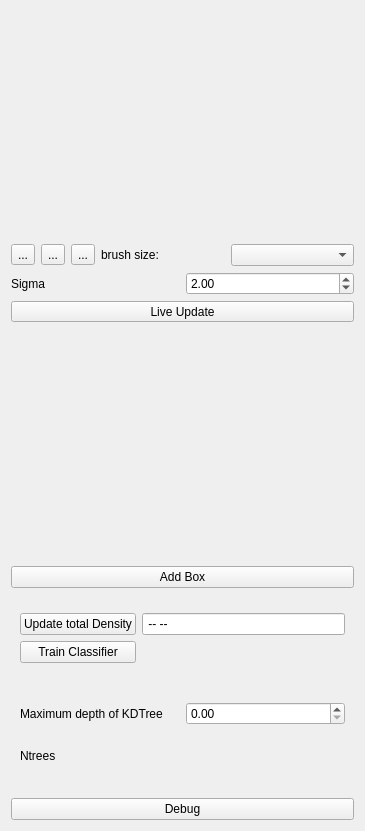
<?xml version="1.0" encoding="UTF-8"?>
<ui version="4.0">
 <class>containingWidget</class>
 <widget class="QWidget" name="containingWidget">
  <property name="geometry">
   <rect>
    <x>0</x>
    <y>0</y>
    <width>365</width>
    <height>831</height>
   </rect>
  </property>
  <property name="sizePolicy">
   <sizepolicy hsizetype="Preferred" vsizetype="Preferred">
    <horstretch>1</horstretch>
    <verstretch>0</verstretch>
   </sizepolicy>
  </property>
  <property name="minimumSize">
   <size>
    <width>50</width>
    <height>0</height>
   </size>
  </property>
  <property name="baseSize">
   <size>
    <width>0</width>
    <height>0</height>
   </size>
  </property>
  <property name="windowTitle">
   <string>Form</string>
  </property>
  <layout class="QVBoxLayout" name="verticalLayout_2">
   <item>
    <widget class="LabelListView" name="labelListView"/>
   </item>
   <item>
    <layout class="QHBoxLayout" name="horizontalLayout_2">
     <item>
      <widget class="QToolButton" name="arrowToolButton">
       <property name="text">
        <string>...</string>
       </property>
      </widget>
     </item>
     <item>
      <widget class="QToolButton" name="paintToolButton">
       <property name="text">
        <string>...</string>
       </property>
      </widget>
     </item>
     <item>
      <widget class="QToolButton" name="eraserToolButton">
       <property name="text">
        <string>...</string>
       </property>
      </widget>
     </item>
     <item>
      <widget class="QLabel" name="brushSizeCaption">
       <property name="text">
        <string>brush size:</string>
       </property>
      </widget>
     </item>
     <item>
      <widget class="QComboBox" name="brushSizeComboBox"/>
     </item>
    </layout>
   </item>
   <item>
    <layout class="QGridLayout" name="gridLayout_5">
     <item row="1" column="0">
      <widget class="QLabel" name="label_2">
       <property name="text">
        <string>Sigma</string>
       </property>
      </widget>
     </item>
     <item row="1" column="1">
      <widget class="QDoubleSpinBox" name="SigmaBox">
       <property name="minimum">
        <double>0.100000000000000</double>
       </property>
       <property name="maximum">
        <double>40.000000000000000</double>
       </property>
       <property name="singleStep">
        <double>0.100000000000000</double>
       </property>
       <property name="value">
        <double>2.000000000000000</double>
       </property>
      </widget>
     </item>
    </layout>
   </item>
   <item>
    <layout class="QHBoxLayout" name="horizontalLayout_4">
     <item>
      <widget class="QToolButton" name="liveUpdateButton">
       <property name="sizePolicy">
        <sizepolicy hsizetype="Expanding" vsizetype="Fixed">
         <horstretch>0</horstretch>
         <verstretch>0</verstretch>
        </sizepolicy>
       </property>
       <property name="text">
        <string>Live Update</string>
       </property>
       <property name="checkable">
        <bool>true</bool>
       </property>
       <property name="toolButtonStyle">
        <enum>Qt::ToolButtonTextBesideIcon</enum>
       </property>
      </widget>
     </item>
    </layout>
   </item>
   <item>
    <spacer name="verticalSpacer_5">
     <property name="orientation">
      <enum>Qt::Vertical</enum>
     </property>
     <property name="sizeType">
      <enum>QSizePolicy::Fixed</enum>
     </property>
     <property name="sizeHint" stdset="0">
      <size>
       <width>20</width>
       <height>5</height>
      </size>
     </property>
    </spacer>
   </item>
   <item>
    <widget class="BoxListView" name="boxListView">
     <property name="sizePolicy">
      <sizepolicy hsizetype="MinimumExpanding" vsizetype="Preferred">
       <horstretch>0</horstretch>
       <verstretch>0</verstretch>
      </sizepolicy>
     </property>
     <property name="minimumSize">
      <size>
       <width>200</width>
       <height>0</height>
      </size>
     </property>
     <property name="currentIndex">
      <number>-1</number>
     </property>
    </widget>
   </item>
   <item>
    <widget class="QPushButton" name="AddBoxButton">
     <property name="focusPolicy">
      <enum>Qt::NoFocus</enum>
     </property>
     <property name="text">
      <string>Add Box</string>
     </property>
    </widget>
   </item>
   <item>
    <spacer name="verticalSpacer_2">
     <property name="orientation">
      <enum>Qt::Vertical</enum>
     </property>
     <property name="sizeType">
      <enum>QSizePolicy::Fixed</enum>
     </property>
     <property name="sizeHint" stdset="0">
      <size>
       <width>20</width>
       <height>10</height>
      </size>
     </property>
    </spacer>
   </item>
   <item>
    <widget class="QWidget" name="gridWidget" native="true">
     <property name="autoFillBackground">
      <bool>false</bool>
     </property>
     <layout class="QGridLayout" name="gridLayout_3">
      <item row="0" column="1">
       <widget class="QLineEdit" name="CountText">
        <property name="text">
         <string> -- --</string>
        </property>
       </widget>
      </item>
      <item row="0" column="0">
       <widget class="QPushButton" name="DensityButton">
        <property name="text">
         <string>Update total Density</string>
        </property>
       </widget>
      </item>
      <item row="1" column="0">
       <widget class="QPushButton" name="TrainButton">
        <property name="text">
         <string>Train Classifier</string>
        </property>
       </widget>
      </item>
     </layout>
    </widget>
   </item>
   <item>
    <spacer name="verticalSpacer">
     <property name="orientation">
      <enum>Qt::Vertical</enum>
     </property>
     <property name="sizeType">
      <enum>QSizePolicy::Fixed</enum>
     </property>
     <property name="sizeHint" stdset="0">
      <size>
       <width>20</width>
       <height>15</height>
      </size>
     </property>
    </spacer>
   </item>
   <!---  TODO : Chris - put back algorithm choice
   <item>
    <layout class="QGridLayout" name="gridLayout_7" columnminimumwidth="100,0,0">
     <item row="0" column="2">
      <widget class="QComboBox" name="AlgorithmList"/>
     </item>
     <item row="0" column="0">
      <widget class="QLabel" name="label_8">
       <property name="text">
        <string>Algorithm</string>
       </property>
      </widget>
     </item>
    </layout>
   </item>
   -->
   <item>
    <layout class="QVBoxLayout" name="verticalLayout_5">
     <item>
      <layout class="QHBoxLayout" name="horizontalLayout">
       <item>
        <widget class="QWidget" name="gridLayout_2" native="true">
         <layout class="QGridLayout" name="gridLayout">
          <item row="3" column="0">
           <widget class="QLabel" name="label">
            <property name="text">
             <string>Maximum depth of KDTree</string>
            </property>
           </widget>
          </item>
          <item row="3" column="2">
           <widget class="QDoubleSpinBox" name="MaxDepthBox"/>
          </item>
         </layout>
        </widget>
       </item>
      </layout>
     </item>
     <item>
      <widget class="QWidget" name="rf_panel" native="true">
       <layout class="QGridLayout" name="gridLayout_4">
        <item row="2" column="0">
         <widget class="QLabel" name="label_6">
          <property name="text">
           <string>Ntrees</string>
          </property>
         </widget>
        </item>
       </layout>
      </widget>
     </item>
     <item>
      <spacer name="verticalSpacer_3">
       <property name="orientation">
        <enum>Qt::Vertical</enum>
       </property>
       <property name="sizeType">
        <enum>QSizePolicy::Preferred</enum>
       </property>
       <property name="sizeHint" stdset="0">
        <size>
         <width>20</width>
         <height>20</height>
        </size>
       </property>
      </spacer>
     </item>
     <item>
      <widget class="QPushButton" name="DebugButton">
       <property name="focusPolicy">
        <enum>Qt::NoFocus</enum>
       </property>
       <property name="styleSheet">
        <string notr="true"/>
       </property>
       <property name="text">
        <string>Debug</string>
       </property>
      </widget>
     </item>
    </layout>
   </item>
  </layout>
 </widget>
 <customwidgets>
  <customwidget>
   <class>BoxListView</class>
   <extends>QStackedWidget</extends>
   <header>ilastik.widgets.boxListView</header>
   <container>1</container>
  </customwidget>
  <customwidget>
   <class>LabelListView</class>
   <extends>QStackedWidget</extends>
   <header>ilastik.widgets.labelListView</header>
   <container>1</container>
  </customwidget>
 </customwidgets>
 <resources/>
 <connections/>
</ui>
